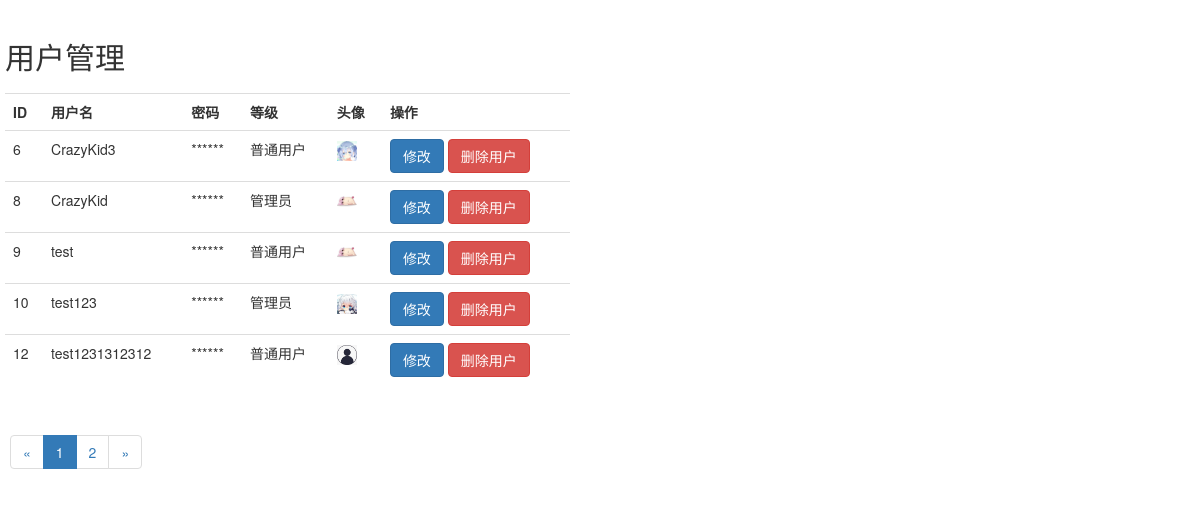
The page /admin/frame/user_manage.php (signed in) on the database its author committed.
### tables this page shows
CREATE TABLE `user` (
  `id` int(11) NOT NULL AUTO_INCREMENT COMMENT '用户id',
  `username` char(32) NOT NULL COMMENT '用户名',
  `password` char(32) NOT NULL COMMENT '密码',
  `level` int(11) NOT NULL DEFAULT '0' COMMENT '等级',
  `avatar` char(64) DEFAULT NULL COMMENT '头像',
  PRIMARY KEY (`id`)
);

### inc/core.class.php (called while the page is built, shortened)
<?php
class Database {
	private static $_instance;
	private $link;
	private $db_host = 'localhost';
	private $db_port = 3306;
	private $db_user = 'root';
	private $db_pwd = '123456';
	private $db_dbname = 'php_homework';
    private function _connect() {
    	$PHP = substr(PHP_VERSION, 0, 1);
    	if ($PHP < 7){
        	$this->link = mysql_connect($this->db_host.":".$this->db_port, $this->db_user, $this->db_pwd);
        	mysql_query("set names 'UTF-8'");
    	}
      	else{
      		$this->link = mysqli_connect($this->db_host.":".$this->db_port, $this->db_user, $this->db_pwd, $this->db_dbname);
			mysqli_query($this->link, "set names 'UTF-8'");
      	}
    }
    public static function getInstance(){
       if (!self::$_instance instanceof self)
			self::$_instance = new self();
		return self::$_instance;
    }
	public function Query($sql, $fetchfirst=false)
	{
		$PHP = substr(PHP_VERSION, 0, 1);
		$resultset = array();
    	if ($PHP < 7){
			$result = mysql_query($sql) or $this->err($sql);
			if (!($result instanceof mysql_result))
				return $result;
			while($row = mysql_fetch_array($result)) {
				if ($fetchfirst) return $row;
				array_push($resultset, $row);
			}
		} else {
			$result = mysqli_query($this->link, $sql) or $this->err($sql);
			while($row = mysqli_fetch_array($result)) {
				if ($fetchfirst) return $row;
				array_push($resultset, $row);
			}
		}
		return $resultset;
	}
	public function Select($toSelect, $alias, $tablename, $condition, $fetchfirst=false)
	{
		if (is_array($toSelect))
			$toSelect2 = join(",", $toSelect);
		else
			$toSelect2 = $toSelect;
		$sql = "SELECT ".$toSelect2." FROM ".$tablename;
		if ($condition)
			$sql .= " WHERE ".$condition;
		$result = $this->Query($sql, $fetchfirst);
		return $result;
	}
}
class User {
	public function __construct($userid) {
        $db = Database::getInstance();
        $Result = $db->Select("*", null, "user", "id='$userid'", true);
    }
}
?>

### admin/frame/user_manage.php (the view, shortened to what this page needs)
<?php
  require_once("../../inc/core.class.php");
  if (isset($_SESSION['userid'])) {
    $user = new User($_SESSION['userid']);
  } else {
    die("您未登录!! 请先登录!!");
  }
  $db = Database::getInstance();
  $Users = $db->Select("*", NULL, "user", NULL, false);
  $PageSize = 5;
  if (count($Users) <= $PageSize) {
    $MaxPage = 1;
  } else {
    count($Users) % $PageSize > 0 ? $MaxPage = (count($Users)/$PageSize)+1 : count($Users)/$PageSize;
  }
  $CurrentPage = isset($_GET['page']) ? trim($_GET['page']) : '1';
  $Begin = ($CurrentPage-1)*$PageSize;
  $End = $Begin + $PageSize;
?>
<!DOCTYPE html>
<html lang="zh-CN">
  <head>
    <link href="../../css/bootstrap.min.css" rel="stylesheet">
  </head>
  <body>
  <div class="row" style="padding-top: 10px;padding-left: 20px;">
  </div>
  <h2 class="row" style="padding-top: 10px;padding-left: 20px;" >用户管理</h2>
	<div class="row col-sm-6" style="padding-top: 10px;padding-left: 20px;">
      <table class="table table-hover">
		<tr>
			<th>ID</th>
			<th>用户名</th>
			<th>密码</th>
			<th>等级</th>
			<th>头像</th>
			<th>操作</th>
		</tr>
    <?php
      for ($i=$Begin; $i<$End; $i++) {
        if ($Users[$i]['avatar'])
          $Users[$i]['avatar'] = "<img src='../../img/avatar/".$Users[$i]['avatar']."?r=".rand(1,999999)."' height='20px' width='20px' />";
        else
          $Users[$i]['avatar'] = "<img src='../../img/avatar/default.jpg' height='20px' width='20px' />";
        echo "
      <tr>
        <td>".$Users[$i]['id']."</td>
        <td>".$Users[$i]['username']."</td>
        <td>******</td>
        <td>".($Users[$i]['level']?"管理员":"普通用户")."</td>
        <td>".$Users[$i]['avatar']."</td>
        <td>
          <a class=\"btn btn-primary\" href='user_manage_do.php?uid=".$Users[$i]['id']."'>修改</a>
          <a class=\"btn btn-danger\" href='javascript:void(0);' data-toggle='modal' data-target='#deleteConfirmModal' onClick='ConfirmDelete(\"".$Users[$i]['username']."\", \"".$Users[$i]['id']."\");'>删除用户</a>
        </td>
      </tr>
        ";
      }
    ?>
	  </table>
    <?php if ($MaxPage >1) { ?>
    <div class="row" style="padding-top: 10px;padding-left: 20px;">
      <nav aria-label="Page navigation">
        <ul class="pagination">
          <li>
            <a href="#" aria-label="Previous">
              <span aria-hidden="true">&laquo;</span>
            </a>
          </li>
          <?php
            for ($i=1; $i<$MaxPage; $i++) {
              if ($i == $CurrentPage)
                echo "<li class='active'><a href='?page=".$i."'>".$i."</a></li>";
              else
                echo "<li><a href='?page=".$i."'>".$i."</a></li>";
            }
          ?>
          <li>
            <a href="#" aria-label="Next">
              <span aria-hidden="true">&raquo;</span>
            </a>
          </li>
        </ul>
      </nav>
	  </div>
   <?php } ?>
  </body>
</html>

### admin/frame/user_manage.php (style rules this page uses)
.table td { vertical-align: middle; }

### rows shown on the page
user: id "6", username "CrazyKid3", level "普通用户", avatar (picture)
user: id "8", username "CrazyKid", level "管理员", avatar (picture)
user: id "9", username "test", level "普通用户", avatar (picture)
user: id "10", username "test123", level "管理员", avatar (picture)
user: id "12", username "test1231312312", level "普通用户"
